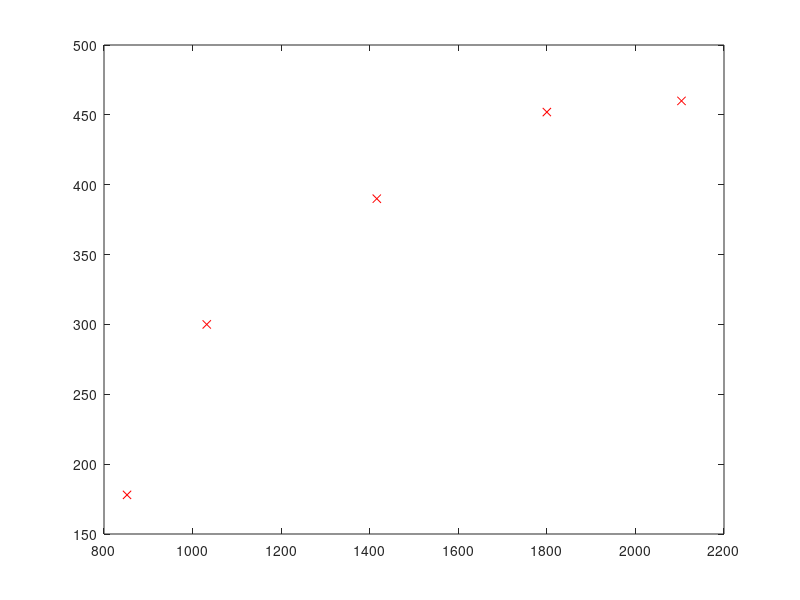

Recreate this plot in MATLAB. (Note: this script raises an error after producing the figure.)
clear;
d = importdata('house_prices.csv', ',');
x = d.data(:,1); # area
y = d.data(:,2); # price
m = length(x);

X = [ones(m,1), x , x.^2]
theta = pinv(X'*X) *X'*y

# theta = [100;0.2];

plot(x, y, 'rx');
hold on;
plotQuadraticRegression(x, theta);

# predict price

area = 1400;
price = [1, area, area^2] * theta
plot(area, price, 'bx', 'MarkerSize', 10);

grid;
hold off;
